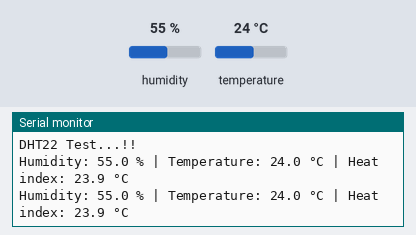
This sketch was run on a simulated ESP8266 (NodeMCU). Shown: the last lines printed to the serial monitor. The inputs (shaded band) are chosen by the test bench; at power-on: humidity 55 %, temperature 24 °C.

Above: at 10.8 s.
10.9 s: humidity set to 22 %
At 15.5 s:
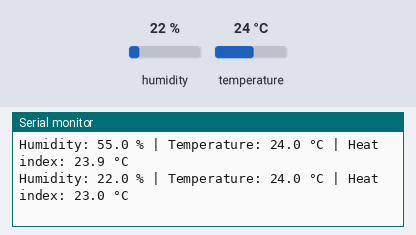
18.4 s: temperature set to 12 °C
At 20.7 s:
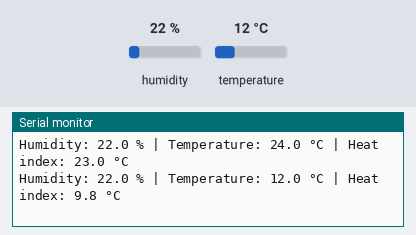
25.9 s: humidity set to 40 %
At 31.1 s:
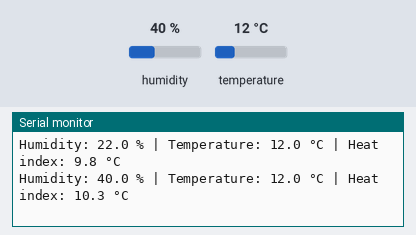
Timing chart, 0 to 32.6 s (numbered marks = the images above; inputs shaded):
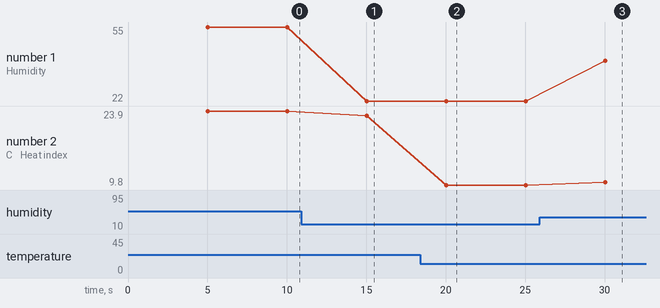

The sketch:

DHT22-test_sensor.ino
```cpp
#include "DHT.h"

#define DHTTYPE DHT22

//for Arduino UNO
//#define DHTPIN 7

//for NodeMCU
#define DHTPIN D2

DHT dht(DHTPIN, DHTTYPE);

void setup() {
  Serial.begin(9600);
  Serial.println(F("DHT22 Test...!!"));
  dht.begin();
}

void loop() {
  delay(5000);
  float humidity = dht.readHumidity();
  float temp = dht.readTemperature();

  // Check if any reads failed and exit early (to try again).
  if (isnan(humidity) || isnan(temp)) {
    Serial.println("Failed to read from DHT sensor!");
    return;
  }

  showValue(humidity, temp);
}

void showValue(float humidVal, float tempVal) {
  // Compute heat index in Celsius (isFahreheit = false)
  float heatCelsius = dht.computeHeatIndex(tempVal, humidVal, false);
  Serial.println("Humidity: " + String(humidVal, 1) + " % | " + "Temperature: " + String(tempVal, 1) + " °C | " + "Heat index: " + String(heatCelsius, 1) + " °C");
}
```

Measured:
- after the input at 10.9 s, the serial monitor: prints a new line after 4.1 s (image 1)
- after the input at 18.4 s, the serial monitor: prints a new line after 1.6 s (image 2)
- after the input at 25.9 s, the serial monitor: prints a new line after 4.1 s (image 3)
- plotted number 1: 55 → 22 after the input at 10.9 s, 22 → 40 after the input at 25.9 s
- plotted number 2: 23.9 → 23 after the input at 10.9 s, 23 → 9.8 after the input at 18.4 s, 9.8 → 10.3 after the input at 25.9 s
